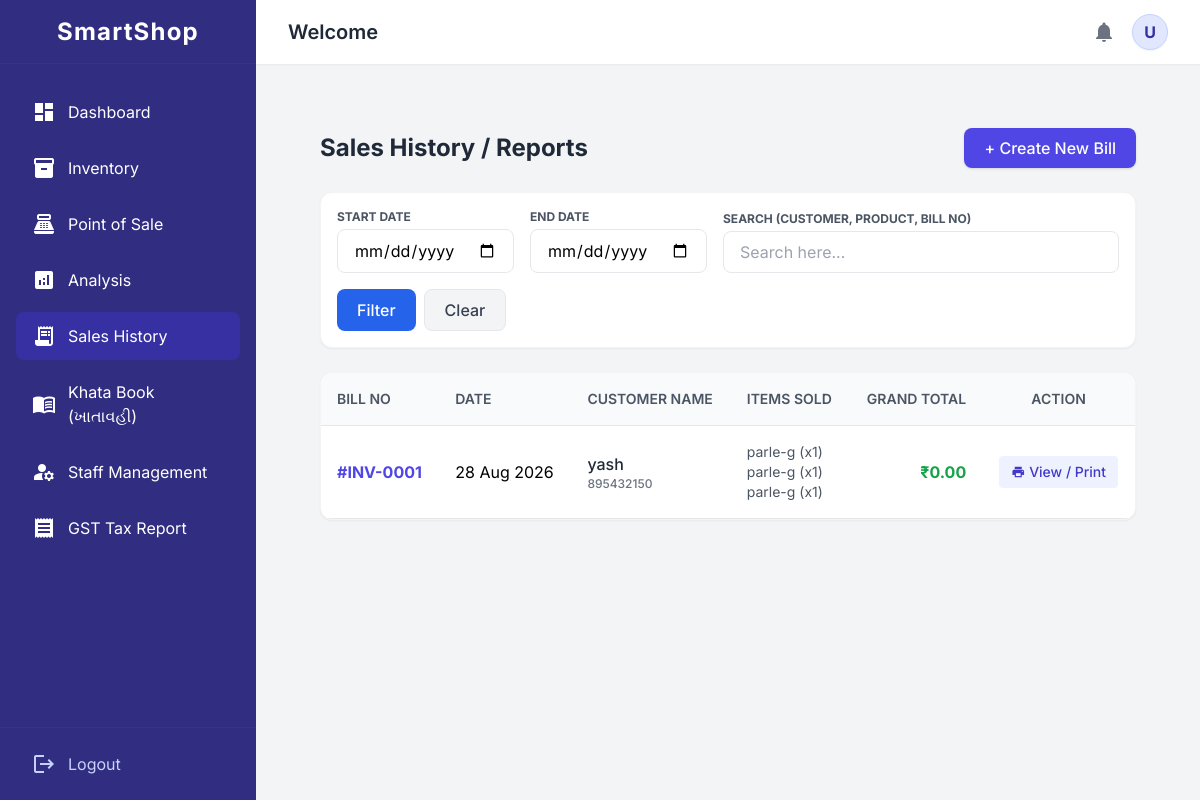
/sales-history/ (signed in), run on an earlier commit of the app's database.
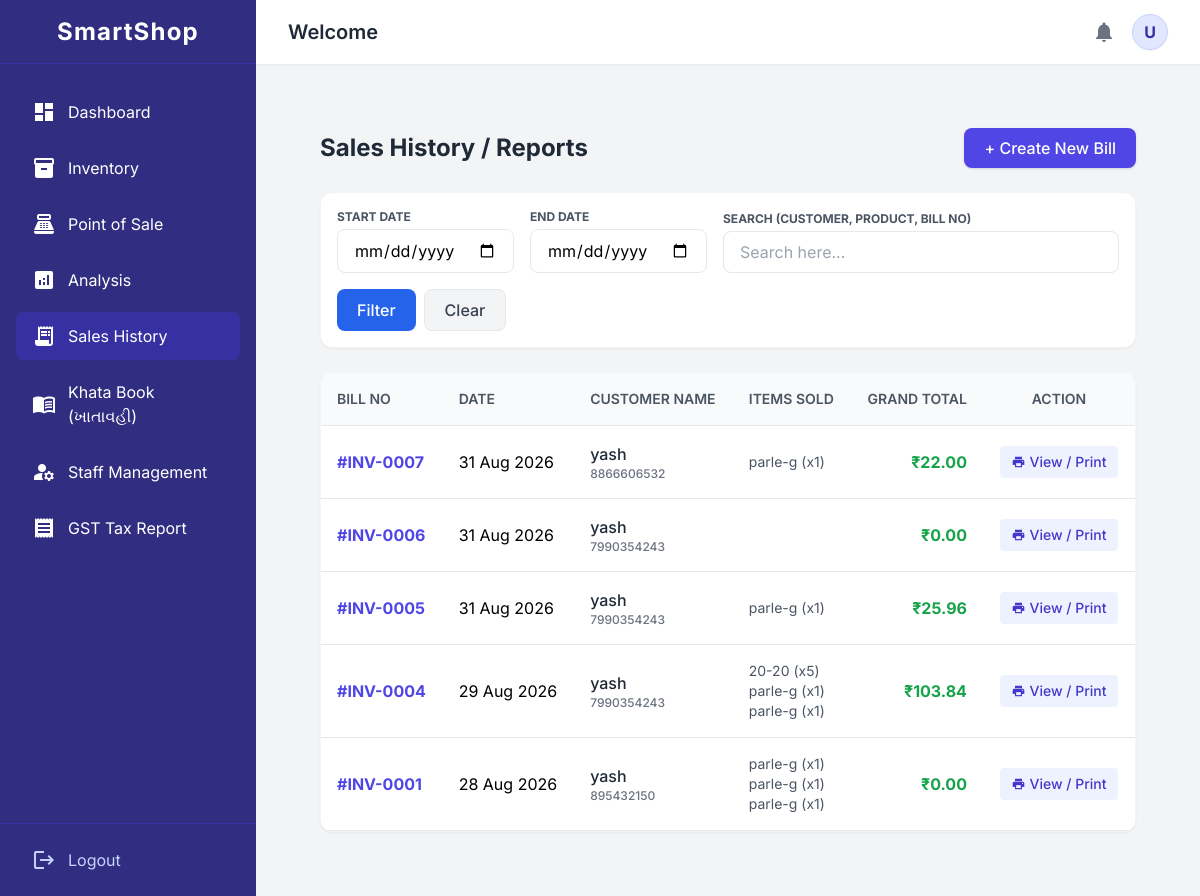
And on a later commit of the database.
### Inventory/models.py (models this page shows, shortened)
class Invoice(models.Model):
    shop = models.ForeignKey(ShopUser, on_delete=models.CASCADE)
    customer_name = models.CharField(max_length=150)
    contact_number = models.CharField(max_length=15)
    gst_number = models.CharField(max_length=50, blank=True)
    date = models.DateField(auto_now_add=True)
    sgst_percentage = models.DecimalField(max_digits=5, decimal_places=2, default=0)
    cgst_percentage = models.DecimalField(max_digits=5, decimal_places=2, default=0)
    grand_total = models.DecimalField(max_digits=12, decimal_places=2, default=0)
    PAYMENT_MODES = (
        ('CASH', 'Cash (રોકડા)'),
        ('UPI', 'UPI (GPay/PhonePe)'),
        ('CARD', 'Card (ક્રેડિટ/ડેબિટ)'),
        ('UNPAID', 'Udhar (ખાતાવહીમાં બાકી)'),
    )
    payment_mode = models.CharField(max_length=20, choices=PAYMENT_MODES, default='CASH')

class InvoiceItem(models.Model):
    invoice = models.ForeignKey(Invoice, on_delete=models.CASCADE, related_name='items')
    product = models.ForeignKey(Product, on_delete=models.PROTECT)
    quantity = models.PositiveIntegerField()
    selling_price = models.DecimalField(max_digits=10, decimal_places=2)
    sub_total = models.DecimalField(max_digits=10, decimal_places=2)

class Product(models.Model):
    shop = models.ForeignKey(ShopUser, on_delete=models.CASCADE, related_name='products')
    category = models.ForeignKey(Category, on_delete=models.PROTECT)
    company_name = models.CharField(max_length=150, blank=True, null=True)
    product_type = models.CharField(max_length=150, blank=True, null=True)
    name = models.CharField(max_length=200)
    weight = models.CharField(max_length=50, blank=True, null=True)
    size = models.CharField(max_length=50, blank=True, null=True)
    storage = models.CharField(max_length=50, blank=True, null=True)
    color = models.CharField(max_length=50, blank=True, null=True)
    serial_number = models.CharField(max_length=100, blank=True, null=True)
    company_barcode = models.CharField(max_length=100, blank=True, null=True, help_text="કંપનીનો EAN/UPC બારકોડ")
    expiry_date = models.DateField(null=True, blank=True)
    purchase_price = models.DecimalField(max_digits=10, decimal_places=2)
    margin_percentage = models.DecimalField(max_digits=5, decimal_places=2)
    class Meta:
        unique_together = ('shop', 'serial_number')

### Inventory/views.py (the view)
# urls.py: path('sales-history/', views.sales_history, name='sales_history'),
@login_required
def sales_history(request):
    shop_owner = request.user.get_shop
    invoices = Invoice.objects.filter(shop=shop_owner).order_by('-id')
    start_date = request.GET.get('start_date')
    end_date = request.GET.get('end_date')
    search_query = request.GET.get('search')
    if start_date:
        invoices = invoices.filter(date__gte=start_date)
    if end_date:
        invoices = invoices.filter(date__lte=end_date)
    if search_query:
        invoices = invoices.filter(
            Q(customer_name__icontains=search_query) |
            Q(id__icontains=search_query) |
            Q(items__product__name__icontains=search_query)
        ).distinct()
    return render(request, 'sales_history.html', {'invoices': invoices})

### Account/models.py (called while the page is built)
    @property
    def get_shop(self):
        return self.parent_shop if self.is_shop_staff else self

### Templates/sales_history.html (shortened to what the changed rows need)
{% extends 'base.html' %}
{% block content %}
<div class="p-4 md:p-8">
    <div class="flex justify-between items-center mb-6">
        <h2 class="text-2xl font-bold text-gray-800">Sales History / Reports</h2>
    </div>
    <div class="bg-white rounded-xl shadow-sm border border-gray-100 overflow-x-auto">
        <table class="w-full text-left border-collapse">
            <thead>
                <tr class="bg-gray-50 text-gray-600 border-b text-sm uppercase">
                    <th class="p-4 font-semibold">Bill No</th>
                    <th class="p-4 font-semibold">Date</th>
                    <th class="p-4 font-semibold">Customer Name</th>
                    <th class="p-4 font-semibold">Items Sold</th>
                    <th class="p-4 font-semibold text-right">Grand Total</th>
                    <th class="p-4 font-semibold text-center">Action</th>
                </tr>
            </thead>
            <tbody>
                {% for invoice in invoices %}
                <tr class="border-b hover:bg-gray-50 transition">
                    <td class="p-4 font-bold text-indigo-600">#INV-{{ invoice.id|stringformat:"04d" }}</td>
                    <td class="p-4">{{ invoice.date|date:"d M Y" }}</td>
                    <td class="p-4 font-medium text-gray-800">
                        {{ invoice.customer_name }}
                        <div class="text-xs text-gray-500">{{ invoice.contact_number }}</div>
                    </td>
                    <td class="p-4 text-sm text-gray-600">
                        {% for item in invoice.items.all %}
                            {{ item.product.name }} (x{{ item.quantity }})<br>
                        {% endfor %}
                    </td>
                    <td class="p-4 font-bold text-green-600 text-right">₹{{ invoice.grand_total }}</td>
                    <td class="p-4 text-center">
                        <a href="{% url 'print_invoice' invoice.id %}" target="_blank" class="inline-flex items-center gap-1 bg-indigo-50 text-indigo-700 px-3 py-1.5 rounded hover:bg-indigo-100 transition font-medium text-sm">
                            <span class="material-icons text-sm">print</span> View / Print
                        </a>
                    </td>
                </tr>
                {% empty %}
                <tr>
                    <td colspan="6" class="p-8 text-center text-gray-500">No sales records found for the selected filters.</td>
                </tr>
                {% endfor %}
            </tbody>
        </table>
    </div>
</div>
{% endblock %}

What changed in the data, as far as the page shows it:
added Invoice: id "0007", date "31 Aug 2026", customer_name "yash", contact_number "8866606532", grand_total "22.00"
added InvoiceItem: product.name "parle-g", quantity "1", shown under "0007"
added Invoice: id "0006", date "31 Aug 2026", customer_name "yash", contact_number "7990354243", grand_total "0.00"
added Invoice: id "0005", date "31 Aug 2026", customer_name "yash", contact_number "7990354243", grand_total "25.96"
added InvoiceItem: product.name "parle-g", quantity "1", shown under "0005"
added Invoice: id "0004", date "29 Aug 2026", customer_name "yash", contact_number "7990354243", grand_total "103.84"
added InvoiceItem: product.name "20-20", quantity "5", shown under "0004"
added InvoiceItem: product.name "parle-g", quantity "1", shown under "0004"
added InvoiceItem: product.name "parle-g", quantity "1", shown under "0004"
